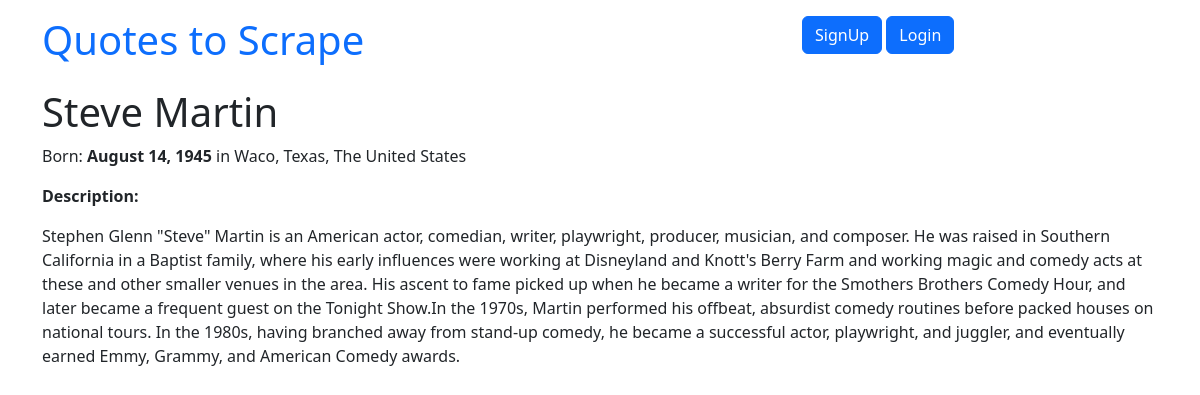
/show_author/1, run on the app's committed database.
### quotes/models.py (models this page shows, shortened)
class Author(models.Model):
    fullname = models.CharField(max_length=50)
    born_date = models.CharField(max_length=50)
    born_location = models.CharField(max_length=150)
    description = models.TextField()
    created_at = models.DateTimeField(auto_now_add=True)

### quotes/views.py (the view)
# urls.py: path("show_author/<int:author_id>", views.show_author, name="show_author"),
def show_author(request, author_id):
    author = Author.objects.get(pk=author_id)
    return render(request, 'quotes/show_author.html', context={"author": author})

### quotes/templates/quotes/show_author.html
{% extends 'quotes/base.html' %}
{% load extract %}
{% block content %}
<div class="row">
    <h1>{{author.fullname}}</h1>
    <p>Born: <b>{{author.born_date}}</b> {{author.born_location}} </p>
    <p><b>Description:</b></p>
    <p>{{author.description}}</p>
</div>
{% endblock %}

### data on the page
Author: fullname "Steve Martin", born_date "August 14, 1945", born_location "in Waco, Texas, The United States", description "Stephen Glenn \"Steve\" Martin is an American actor, comedian, writer, playwright, producer, musician, and composer. He was raised in Southern California in a Baptist family, where his early influences were working at Disneyland and Knott's Berry Farm and working magic and comedy acts at these and other smaller venues in the area. His ascent to fame picked up when he became a writer for the Smothers Brothers Comedy Hour, and later became a frequent guest on the Tonight Show.In the 1970s, Martin performed his offbeat, absurdist comedy routines before packed houses on national tours. In the 1980s, having branched away from stand-up comedy, he became a successful actor, playwright, and juggler,…"
